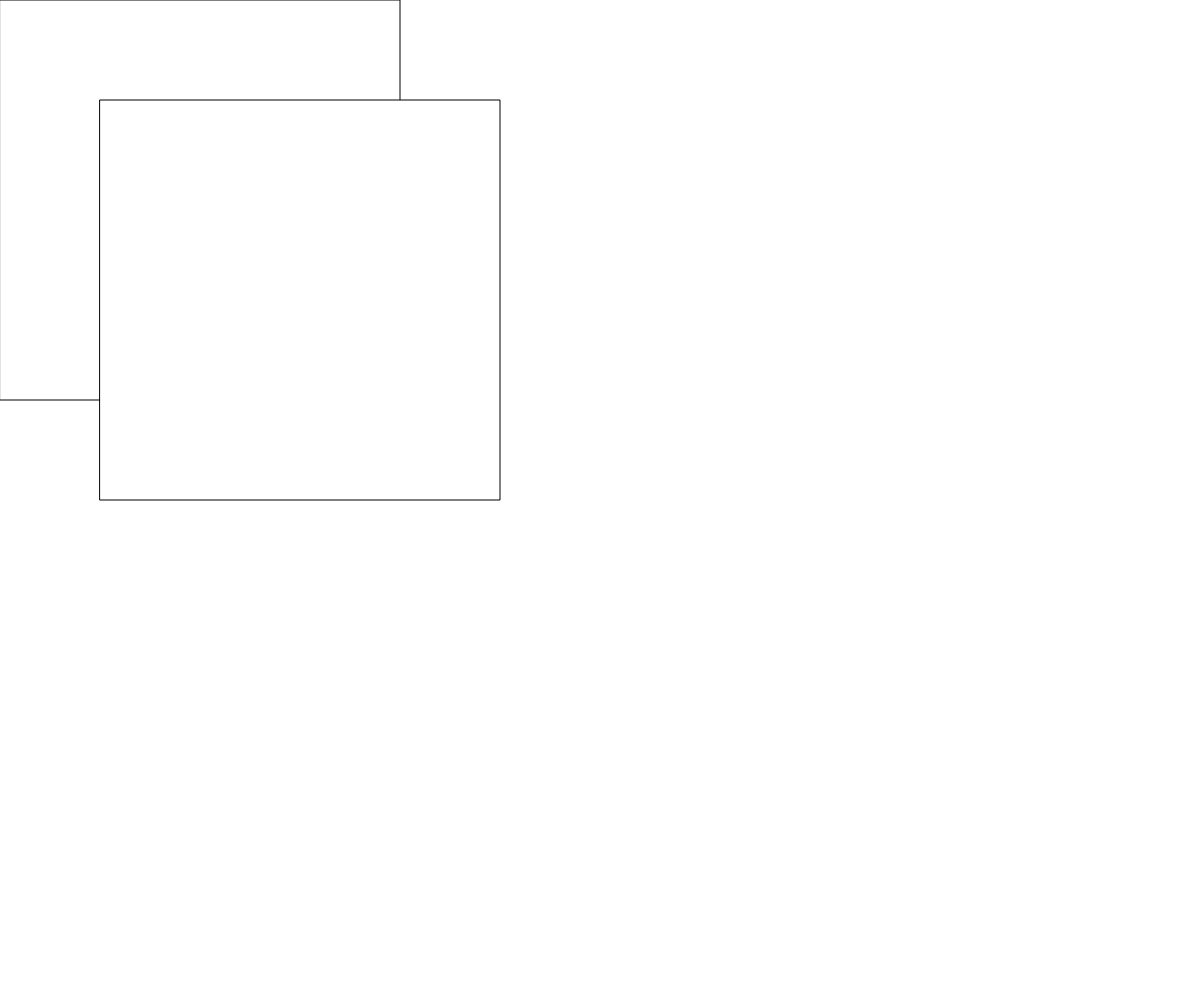
Frame 1 (no input)
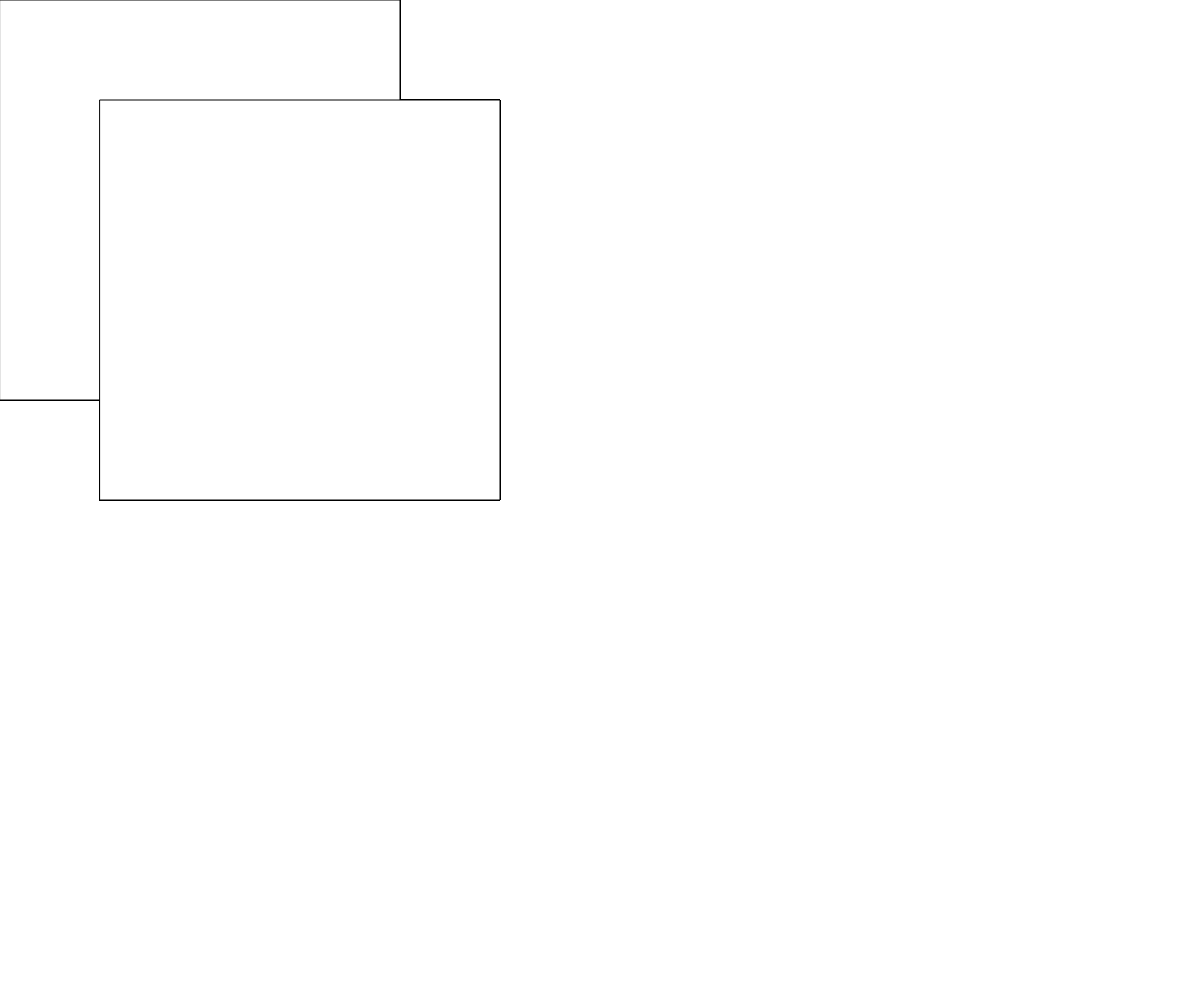
Frame 60 (no input)
Frame 120 (the mouse pressed at the canvas centre since frame 60): identical to frame 60, image omitted

The p5.js sketch that drew these frames (run headless with seeded random() and noise() and a simulated clock; from frame 60 on, the mouse is pressed at the canvas centre):

// p5.js sketch
// ── sketch.js
function setup() {
  createCanvas(windowWidth, windowHeight);
}

function draw() {
  rect(0, 0, 400, 400);
  rect(100, 100, 400, 400);
}
